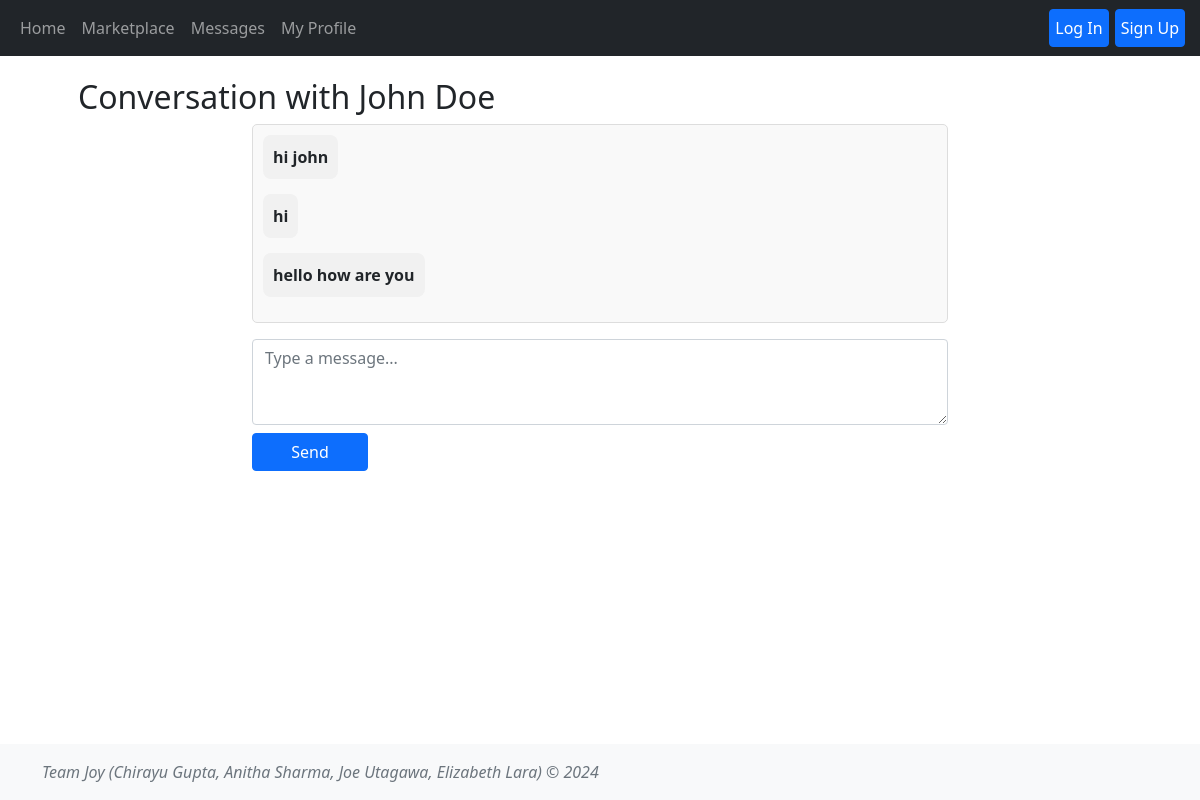
Page /messages/3 on the committed database.
### tables this page shows
CREATE TABLE Users (user_id INTEGER PRIMARY KEY AUTOINCREMENT,username TEXT NOT NULL, name TEXT NOT NULL,email TEXT NOT NULL UNIQUE,password TEXT NOT NULL,profile_image TEXT,location TEXT);

CREATE TABLE messages (
            message_id INTEGER PRIMARY KEY AUTOINCREMENT,
            conversation_id INTEGER NOT NULL,
            sender_id INTEGER NOT NULL,
            receiver_id INTEGER NOT NULL,
            content TEXT NOT NULL,
            timestamp TEXT NOT NULL,
            FOREIGN KEY (conversation_id) REFERENCES conversations(conversation_id),
            FOREIGN KEY (sender_id) REFERENCES users(user_id),
            FOREIGN KEY (receiver_id) REFERENCES users(user_id)
        );

### app.py (the view)
@app.route('/messages/<int:conversation_id>', methods=['GET', 'POST'])
def conversation(conversation_id=None):
    user_id = session.get('user_id')
    user = User.getUserByID(user_id)
    convo = Conversation.get_all_conversation_messages(conversation_id)
    if convo[0]['receiver_id'] == user_id:
        receiver = User.getName(convo[0]['sender_id'])
    else:
        receiver = User.getName(convo[0]['receiver_id'])
    print(convo)
    return render_template('conversation.html', user_id = user_id, user=user,conversation_id=conversation_id, convo=convo, receiver=receiver)

### messages.py (called while the page is built)
    @classmethod
    def get_all_conversation_messages(cls, conversation_id):
        with sqlite3.connect('database.db') as conn:
            cursor = conn.cursor()
            cursor.execute('''SELECT message_id, sender_id, receiver_id, content, timestamp, conversation_id
                              FROM messages WHERE conversation_id=? ORDER BY timestamp''',
                           (conversation_id,))
            messages = cursor.fetchall()
            message_dict = [{"message_id": msg[0],
                    "sender_id": msg[1],
                    "receiver_id": msg[2],
                    "content": msg[3],
                    "timestamp": msg[4],
                    'conversation_id':msg[5]}for msg in messages]
            return message_dict

### users.py (called while the page is built)
    @classmethod
    def getAllUsers(cls):
        conn = sqlite3.connect('database.db')
        cursorObj = conn.cursor()
        cursorObj.execute('SELECT user_id, username, name, email, password, profile_image, location FROM users;')
        allRows = cursorObj.fetchall()
        ListOfDictionaries = []
        for row in allRows:
            m = {"user_id": row[0], 'username':row[1],"name":row[2], 'email': row[3], 'password':row[4], 'profile_image':row[5], 'location':row[6]}
            ListOfDictionaries.append(m)
        if conn:
            conn.close()
        return ListOfDictionaries

    def getUserByID(user_id):
        users = User.getAllUsers()
        for user in users:
            if user['user_id'] == user_id:
                return user

    @classmethod
    def getName(cls, user_id):
        users = User.getAllUsers()
        for user in users:
            if user['user_id'] == user_id:
                return user['name']

### templates/conversation.html (shortened to what this page needs)
{% extends 'base.html' %}
{% block content %}
<main class="container p-5">
    <h2>Conversation with {{ receiver }}</h2>
    <div class="col-8 mx-auto message-list">
        {% for message in convo %}
        <div class=" message {% if message['sender_id'] == session['user_id'] %}sent{% else %}received{% endif %}">
            <strong>{{ message['content'] }}</strong>
        </div>
        {% endfor %}
    </div>
    <form action="{{ url_for('send_message', conversation_id=conversation_id) }}" method="POST" class="mt-3">
        <div class="col-8 mx-auto form-group">
            <textarea name="content" class="form-control" rows="3" placeholder="Type a message..." required></textarea>
            <button type="submit" class="col-2 mx-auto btn btn-primary mt-2">Send</button>
        </div>
    </form>
</main>
{% endblock %}

### static/css/styles.css (style rules this page uses)
body { padding-bottom: 100px; padding-top: 30px; }
.message-list { max-height: 400px; overflow-y: scroll; padding: 10px; border: 1px solid #ddd; border-radius: 5px; background-color: #f9f9f9; }
.message { margin-bottom: 15px; padding: 10px; border-radius: 8px; width: fit-content; }
.message.received { background-color: #f1f1f1; }

### rows in the picture
Users: name "John Doe"
messages: content "hi john"
messages: content "hi"
messages: content "hello how are you"
